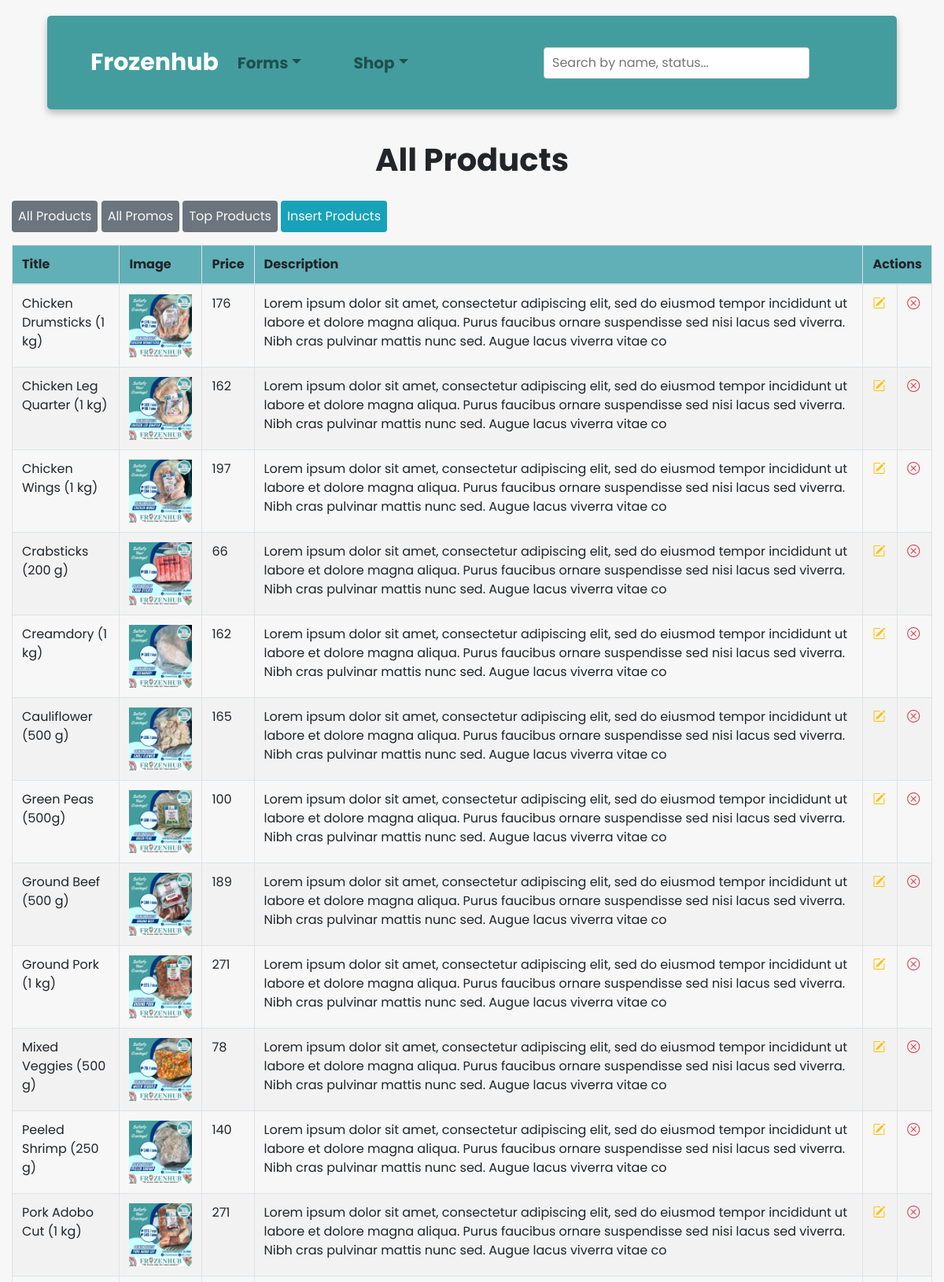
The page /admin/index.php?view_products (signed in, upper part) on the database its author committed.
### tables this page shows
CREATE TABLE `products` (
  `product_id` int(11) NOT NULL,
  `product_title` varchar(250) DEFAULT NULL,
  `product_code` bigint(25) DEFAULT NULL,
  `product_description` varchar(500) DEFAULT NULL,
  `product_price` bigint(250) DEFAULT NULL,
  `product_image` varchar(255) DEFAULT NULL,
  `category_id` int(11) DEFAULT NULL,
  `date` timestamp NOT NULL DEFAULT current_timestamp() ON UPDATE current_timestamp()
);

### admin/shop/view_products.php (the view, shortened to what this page needs)
<div class="container-fluid">
  <h1 class="text-center" style="padding: 20px; font-weight:bold">All Products</h1>
  <a href="index.php?view_products" class="btn btn-secondary p-2 py-2 border-0 text-decoration-none text-light mb-3">All Products</a>
  <a href="index.php?view_promos" class="btn btn-secondary p-2 py-2 border-0 text-decoration-none text-light mb-3">All Promos</a>
  <a href="index.php?view_top" class="btn btn-secondary p-2 py-2 border-0 text-decoration-none text-light mb-3">Top Products</a>
  <a href="index.php?insert_products" class="btn btn-info p-2 py-2 border-0 text-decoration-none text-light mb-3">Insert Products</a>
        <table id="table" class="table table-stripped table-bordered dataTable responsive display nowrap no-footer dtr-inline collapsed printTable darkBG" role="grid" cellspacing="0" style="width:100%">
        <thead style="background-color: #61b0b7;">
        <tr>
            <th>Title</th>
            <th>Image </th>
            <th>Price </th>
            <th>Description </th>
		        <th colspan="2">Actions</th>
        </tr>
</thead>
<tbody>
<?php
                    $category_query="SELECT * FROM products ORDER BY date";
                    $result_category= mysqli_query($conn,$category_query);
                    while($row = mysqli_fetch_assoc($result_category)) {
                        $product_code = $row["product_code"];
                        $product_title = $row["product_title"];
                        $product_image = $row["product_image"];
                        $product_price = $row["product_price"];
                        $product_description = $row["product_description"];
                        echo "
            <tr>
            <td> $product_title</td>
            <td> <img src = './products_images/$product_image' width='80px;' height='80px;'> </td>
            <td> $product_price</td>
            <td>$product_description</td>
            <td>
             <a href ='./index.php?edit_products=".$product_code."' class='text-warning'><i class='bi bi-pencil-square'></i></a>";?>
            <?php
            echo"
            </td>
            <td>
            <a href = './shop/delete_products.php?id=".$product_code."' class='text-danger'><i class='bi bi-x-circle'></i></a>
             </td>
             ";
             }?>
     </tbody>

### style.css (style rules this page uses)
tr:nth-child(even) { background-color: #f2f2f2; }

### rows shown on the page
products: product_title "Chicken Drumsticks (1 kg)", product_image (picture), product_price "176", product_description "Lorem ipsum dolor sit amet, consectetur adipiscing elit, sed do eiusmod tempor incididunt ut labore et dolore magna aliqua. Purus faucibus ornare suspendisse sed nisi lacus sed viverra. Nibh cras pulvinar mattis nunc sed. Augue lacus viverra vitae co"
products: product_title "Chicken Leg Quarter (1 kg)", product_image (picture), product_price "162", product_description "Lorem ipsum dolor sit amet, consectetur adipiscing elit, sed do eiusmod tempor incididunt ut labore et dolore magna aliqua. Purus faucibus ornare suspendisse sed nisi lacus sed viverra. Nibh cras pulvinar mattis nunc sed. Augue lacus viverra vitae co"
products: product_title "Chicken Wings (1 kg)", product_image (picture), product_price "197", product_description "Lorem ipsum dolor sit amet, consectetur adipiscing elit, sed do eiusmod tempor incididunt ut labore et dolore magna aliqua. Purus faucibus ornare suspendisse sed nisi lacus sed viverra. Nibh cras pulvinar mattis nunc sed. Augue lacus viverra vitae co"
products: product_title "Crabsticks (200 g)", product_image (picture), product_price "66", product_description "Lorem ipsum dolor sit amet, consectetur adipiscing elit, sed do eiusmod tempor incididunt ut labore et dolore magna aliqua. Purus faucibus ornare suspendisse sed nisi lacus sed viverra. Nibh cras pulvinar mattis nunc sed. Augue lacus viverra vitae co"
products: product_title "Creamdory (1 kg)", product_image (picture), product_price "162", product_description "Lorem ipsum dolor sit amet, consectetur adipiscing elit, sed do eiusmod tempor incididunt ut labore et dolore magna aliqua. Purus faucibus ornare suspendisse sed nisi lacus sed viverra. Nibh cras pulvinar mattis nunc sed. Augue lacus viverra vitae co"
products: product_title "Cauliflower (500 g)", product_image (picture), product_price "165", product_description "Lorem ipsum dolor sit amet, consectetur adipiscing elit, sed do eiusmod tempor incididunt ut labore et dolore magna aliqua. Purus faucibus ornare suspendisse sed nisi lacus sed viverra. Nibh cras pulvinar mattis nunc sed. Augue lacus viverra vitae co"
products: product_title "Green Peas (500g)", product_image (picture), product_price "100", product_description "Lorem ipsum dolor sit amet, consectetur adipiscing elit, sed do eiusmod tempor incididunt ut labore et dolore magna aliqua. Purus faucibus ornare suspendisse sed nisi lacus sed viverra. Nibh cras pulvinar mattis nunc sed. Augue lacus viverra vitae co"
products: product_title "Ground Beef (500 g)", product_image (picture), product_price "189", product_description "Lorem ipsum dolor sit amet, consectetur adipiscing elit, sed do eiusmod tempor incididunt ut labore et dolore magna aliqua. Purus faucibus ornare suspendisse sed nisi lacus sed viverra. Nibh cras pulvinar mattis nunc sed. Augue lacus viverra vitae co"
products: product_title "Ground Pork (1 kg)", product_image (picture), product_price "271", product_description "Lorem ipsum dolor sit amet, consectetur adipiscing elit, sed do eiusmod tempor incididunt ut labore et dolore magna aliqua. Purus faucibus ornare suspendisse sed nisi lacus sed viverra. Nibh cras pulvinar mattis nunc sed. Augue lacus viverra vitae co"
products: product_title "Mixed Veggies (500 g)", product_image (picture), product_price "78", product_description "Lorem ipsum dolor sit amet, consectetur adipiscing elit, sed do eiusmod tempor incididunt ut labore et dolore magna aliqua. Purus faucibus ornare suspendisse sed nisi lacus sed viverra. Nibh cras pulvinar mattis nunc sed. Augue lacus viverra vitae co"
products: product_title "Peeled Shrimp (250 g)", product_image (picture), product_price "140", product_description "Lorem ipsum dolor sit amet, consectetur adipiscing elit, sed do eiusmod tempor incididunt ut labore et dolore magna aliqua. Purus faucibus ornare suspendisse sed nisi lacus sed viverra. Nibh cras pulvinar mattis nunc sed. Augue lacus viverra vitae co"
products: product_title "Pork Adobo Cut (1 kg)", product_image (picture), product_price "271", product_description "Lorem ipsum dolor sit amet, consectetur adipiscing elit, sed do eiusmod tempor incididunt ut labore et dolore magna aliqua. Purus faucibus ornare suspendisse sed nisi lacus sed viverra. Nibh cras pulvinar mattis nunc sed. Augue lacus viverra vitae co"
